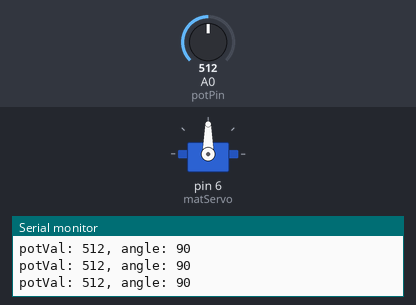
Bench run of a sketch on a simulated Arduino Uno, built with avr-gcc and run on an emulated ATmega328P. Shown: servo, the last lines printed to the serial monitor. The test bench sets the inputs (shaded band); at power-on: A0 (potPin) = 512.

Above: at 1.2 s.
1.3 s: A0 (potPin) set to 555
At 1.9 s:
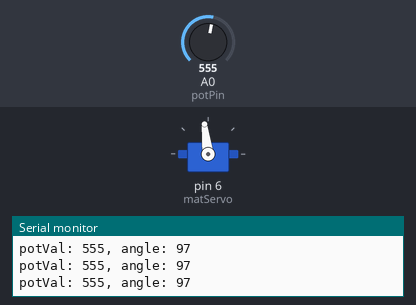
4.3 s: A0 (potPin) set to 586
At 5.2 s:
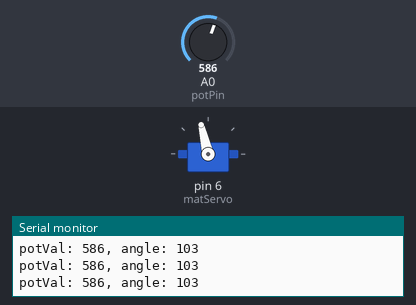
5.8 s: A0 (potPin) set to 306
At 6.7 s:
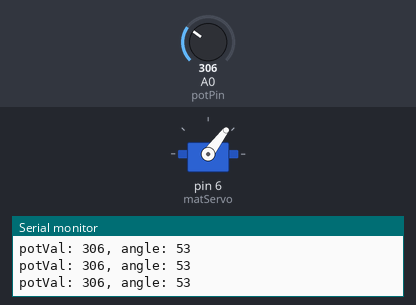
7.3 s: A0 (potPin) set to 716
At 7.7 s:
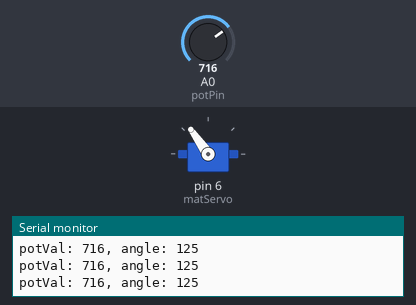
8.8 s: A0 (potPin) set to 0
At 9.3 s:
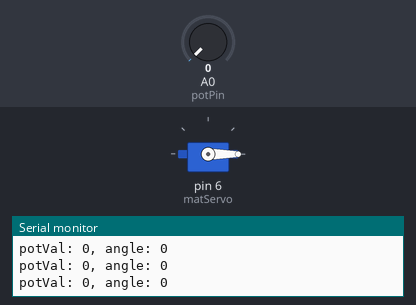
10.3 s: A0 (potPin) set to 8
At 10.7 s:
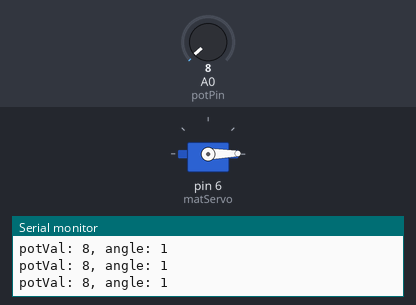
13.3 s: A0 (potPin) set to 11
Timing chart, 0 to 16.3 s (numbered marks = the images above; inputs shaded):
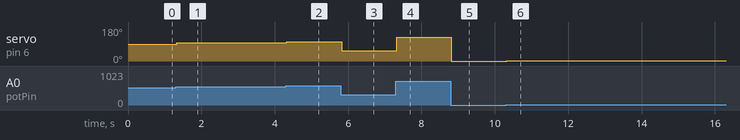

Measured:
- after the input at 1.3 s, servo on pin 6 (matServo): 90° → 97° at once
- after the input at 4.3 s, servo on pin 6 (matServo): 97° → 103° at once
- after the input at 5.8 s, servo on pin 6 (matServo): 103° → 53° at once
- after the input at 7.3 s, servo on pin 6 (matServo): 53° → 125° at once
- after the input at 8.8 s, servo on pin 6 (matServo): 125° → 0° at once
- after the input at 10.3 s, servo on pin 6 (matServo): 0° → 1° at once

The sketch:

Servo_Motor_Code.ino
```cpp
#include <Servo.h>
Servo matServo;

int const potPin = A0;
int potVal;
int servangle;

void setup() {
  matServo.attach(6);
  Serial.begin(9600);
}

void loop() {
  potVal = analogRead(potPin);
  Prints();
  servangle = map(potVal, 0, 1023, 0, 180);
  matServo.write(servangle);
  delay(15);
}

void Prints(){
  Serial.print("potVal: ");
  Serial.print(potVal);
  Serial.print(", angle: ");
  Serial.println(servangle);


}
```
